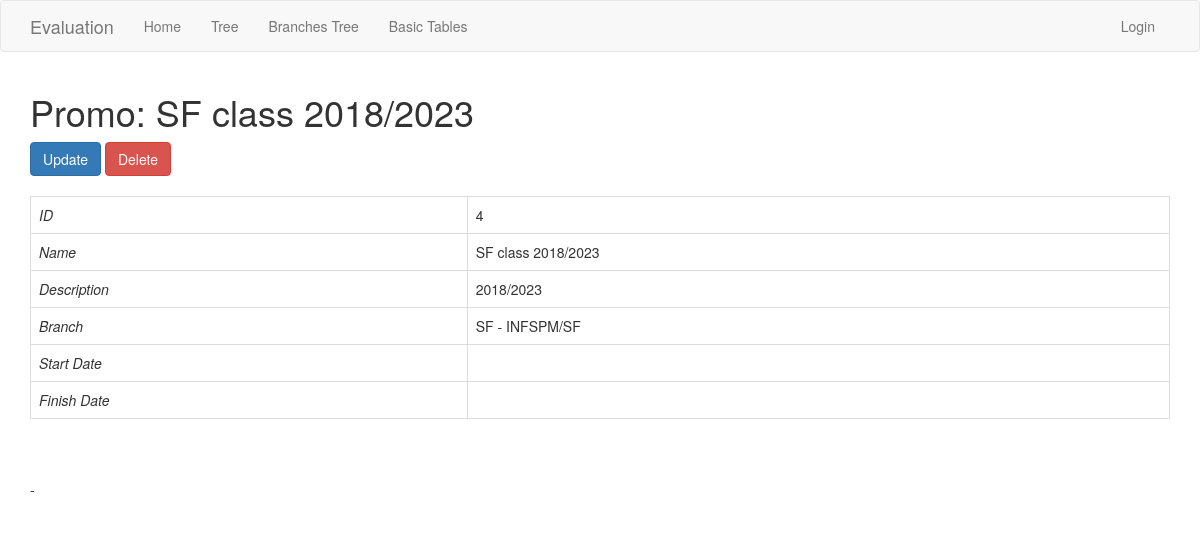
The app's page /promo/4/, older data.
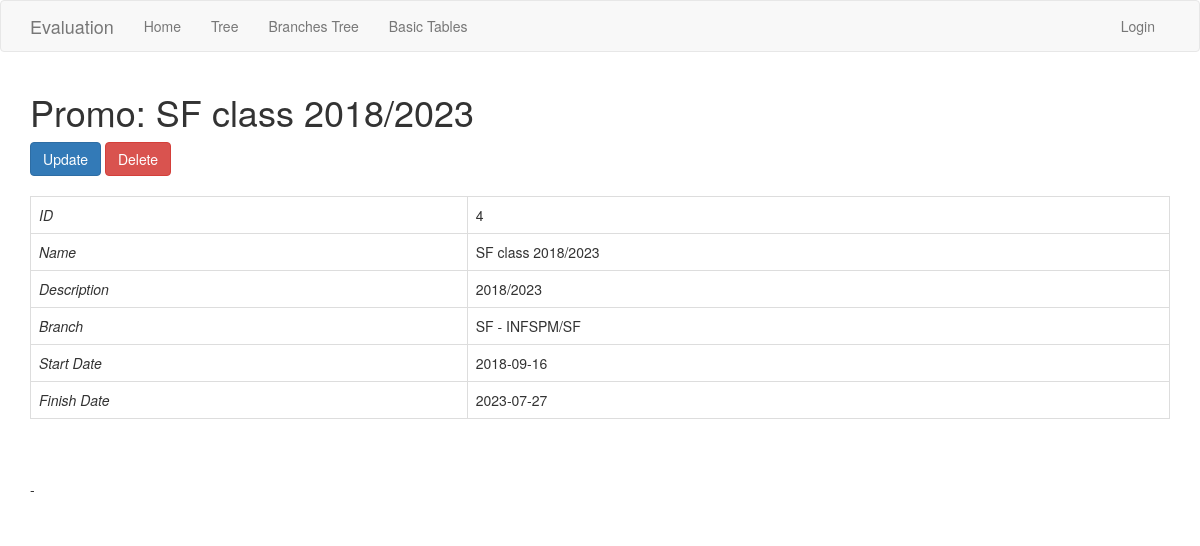
The same page, newer data.
### app/models.py (models this page shows, shortened)
class Promo(db.Model):
    id = db.Column(db.Integer, primary_key=True)
    name = db.Column(db.String(250), index=True, unique=True)
    display_name = db.Column(db.String(250))
    start_date = db.Column(db.Date)
    finish_date = db.Column(db.Date)
    color = db.Column(db.String(50))
    branch_id = db.Column(db.Integer, db.ForeignKey('branch.id'))
    sessions = db.relationship('Session', backref='promo')
    annual_session = db.relationship('AnnualSession', back_populates='promo')

class Branch(db.Model):
    id = db.Column(db.Integer, primary_key=True)
    name = db.Column(db.String(100), index=True, unique=True)
    description = db.Column(db.String(150))
    school_id = db.Column(db.Integer, db.ForeignKey('school.id'))
    students = db.relationship('Student', backref='branch')
    semesters = db.relationship('Semester', backref='branch')
    promos = db.relationship('Promo', backref='branch')

### app/routesBT.py (the view)
@app.route('/promo/<int:id>/', methods=['GET', 'POST'])
@register_breadcrumb(app, '.basic.promo.view', 'View')
def promo_view(id):
    promo = Promo.query.get_or_404(id)
    return render_template('basic-forms/promo-view.html', title='Promo View', promo=promo)

### app/templates/basic-forms/promo-view.html (shortened to what this page needs)
{% extends "base.html" %}
{% block app_content %}
    <h1>Promo: {{promo.name}}</h1>
    <div>
        <a class="btn btn-primary" href="{{ url_for('promo_update', id=promo.id) }}">Update</a>
        <button class="btn btn-danger"
            data-href="{{url_for('promo_delete', id=promo.id)}}"
            data-toggle="modal" data-target="#confirm-delete">
            Delete
        </button>
    </div>
    <div>
        <table class="table table-bordered">
          <tr><td><i>ID</i></td> <td>{{promo.id}}</td></tr>
          <tr><td><i>Name</i></td> <td>{{promo.name}}</td></tr>
          <tr><td><i>Description</i></td> <td>{{promo.display_name}}</td></tr>
          <tr>
            <td><i>Branch</i></td>
            {% if promo.branch != None %}
            <td>{{ promo.branch.name + " - " + promo.branch.description | replace('None', '') }}</td>
            {% else %}
            <td>{{ promo.branch.name }}</td>
            {% endif %}
          </tr>
          <tr><td><i>Start Date</i></td> <td>{{promo.start_date | replace('None', '')}}</td></tr>
          <tr><td><i>Finish Date</i></td> <td>{{promo.finish_date | replace('None', '')}}</td></tr>
        </table>
      - </br>
    </div>
{% endblock %}

### app/templates/base.html (shortened to what this page needs)
{% extends 'bootstrap/base.html' %}
{% block styles %}
{{super()}}
{% endblock %}
{% block navbar %}
  <nav class="navbar navbar-default">
    <div class="container">
        <div class="navbar-header">
            <a class="navbar-brand" href="">Evaluation</a>
        </div>
        <div class="collapse navbar-collapse" id="bs-example-navbar-collapse-1">
            <ul class="nav navbar-nav">
                <li><a href="{{ url_for('index') }}">Home</a></li>
                <li><a href="{{ url_for('tree') }}">Tree</a></li>
                <li><a href="/branches-tree">Branches Tree</a></li>
                <li><a href="{{ url_for('basic_index') }}">Basic Tables</a></li>
            </ul>
            <ul class="nav navbar-nav navbar-right">
                {% if current_user.is_anonymous %}
                <li><a href="{{ url_for('login') }}">Login</a></li>
                {% else %}
                <li><a href="">Profile</a></li>
                <li><a href="{{ url_for('logout') }}">Logout</a></li>
                {% endif %}
            </ul>
        </div>
    </div>
  </nav>
{% endblock %}
{% block content %}
    <div class="container">
        {% block app_content %}{% endblock %}
    </div>
{% endblock %}

Row changes from the older to the newer data that the page shows:
changed Promo id 4: start_date (not shown) → "2018-09-16"; finish_date (not shown) → "2023-07-27"
